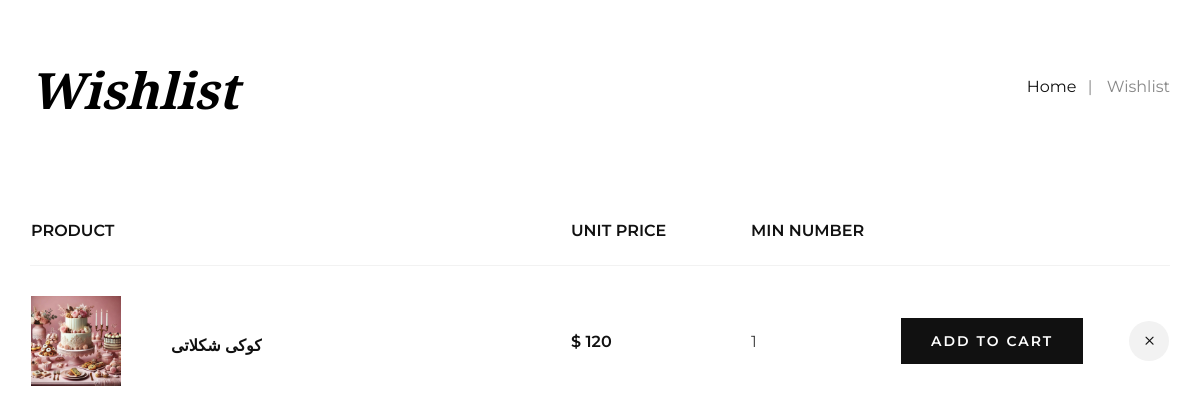
Before: /Favorite-List (signed in) with the older database file.
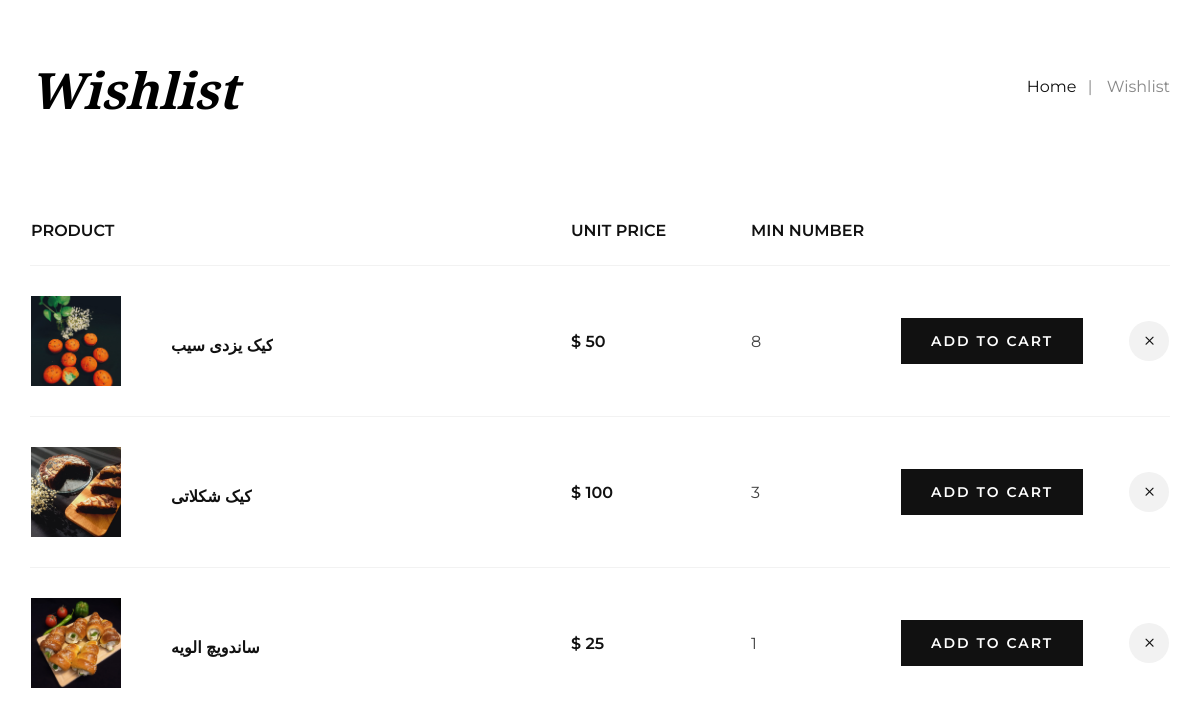
After: the same page with the newer database file.
### favorite_module/models.py (models this page shows, shortened)
class FavoriteDetail(models.Model):
    favorite = models.ForeignKey(Favorite, on_delete=models.CASCADE)
    product = models.ForeignKey(Product, on_delete=models.CASCADE)
    class Meta:
        verbose_name = 'favorite_detail'
        verbose_name_plural = 'favorite_details'

### product_module/models.py (models this page shows, shortened)
class Product(models.Model):
    category = models.ManyToManyField(productCategory, verbose_name='دیته بندی')
    title = models.CharField(max_length=100, verbose_name='عنوان محصول', db_index=True)
    url_title = models.CharField(max_length=100, verbose_name='عنوان در url', db_index=True)
    price = models.IntegerField(verbose_name='قیمت محصول')
    image = models.ImageField(upload_to='images/products', verbose_name='تصویر اصلی')
    short_description = models.TextField(verbose_name='توضحات کوتاه محصول')
    description = models.TextField(verbose_name='توضیحات محصول')
    is_active = models.BooleanField(default=False, verbose_name='فعال')
    slug = models.SlugField(default="", db_index=True, unique=True, null=False, blank=True, max_length=400,
                            allow_unicode=True, verbose_name='slug')
    is_deleted = models.BooleanField(default=False, verbose_name='حذف')
    number = models.IntegerField(verbose_name='حداقل مقدار خرید', default=1, blank=True, null=True)
    class Meta:
        verbose_name = 'product'
        verbose_name_plural = "product's"

### favorite_module/views.py (the view)
# urls.py: path('Favorite-List', views.Favorite_View.as_view(), name='favorite_list'),
class Favorite_View(View):
    def get(self, request):
        current_favorite, created = Favorite.objects.prefetch_related('favoritedetail_set').get_or_create(user=request.user)
        context = {
            'favorites': current_favorite
        }
        return render(request, 'favorite_module/favorite_list.html', context)

### favorite_module/templates/favorite_module/favorite_list.html (shortened to what this page needs)
{% extends 'shared/layout.html' %}
{% load custom_filters %}
{% block content %}
    <div id="ajax_rm_favorite_product">
    {% include 'favorite_partial/success_favorite_rm.html' %}
    </div>
{% endblock %}

### favorite_module/templates/favorite_partial/success_favorite_rm.html (shortened to what this page needs)
    <div class="breadcrumb-option">
        <div class="container">
            <div class="row">
                <div class="col-lg-6 col-md-6 col-sm-6">
                    <div class="breadcrumb__text">
                        <h2>Wishlist</h2>
                    </div>
                </div>
                <div class="col-lg-6 col-md-6 col-sm-6">
                    <div class="breadcrumb__links">
                        <a href="{% url 'home' %}">Home</a>
                        <span>Wishlist</span>
                    </div>
                </div>
            </div>
        </div>
    </div>
    <section class="wishlist spad">
        <div class="container">
            <div class="row">
                <div class="col-lg-12">
                    <div class="wishlist__cart__table">
                        <table>
                            <thead>
                            <tr>
                                <th>Product</th>
                                <th>Unit Price</th>
                                <th>Min Number</th>
                                <th></th>
                                <th></th>
                            </tr>
                            </thead>
                            <tbody>
                            {% for favorite in favorites.favoritedetail_set.all %}
                                <tr>
                                    <td class="product__cart__item">
                                        <div class="product__cart__item__pic">
                                            <div>
                                                <img class="cart-image-size" src="{{ favorite.product.image.url }}"
                                                     alt="">
                                            </div>
                                            <div class="product__cart__item__text">
                                                <h6>{{ favorite.product.title }}</h6>
                                            </div>
                                        </div>
                                    </td>
                                    <td class="cart__price">$ {{ favorite.product.price }}</td>
                                    <td class="cart__stock">{{ favorite.product.number }}</td>
                                    <td class="cart__btn"><a href="#"
                                         onclick="addProductToCartFavorite(event, {{ favorite.product.id }})"
                                         class="primary-btn">Add to cart</a></td>
                                    <td class="cart__close" onclick="removeProductFavorite({{ favorite.id }})"><span class="icon_close"></span></td>
                                </tr>
                            {% endfor %}
                            </tbody>
                        </table>
                    </div>
                </div>
            </div>
        </div>
    </section>

Changed rows visible on the page:
no longer on this page (row unchanged): FavoriteDetail: product.image (picture), product "کوکی شکلاتی", product.price "120", product.number "1"
added FavoriteDetail: product.image (picture), product "کیک یزدی سیب", product.price "50", product.number "8"
added FavoriteDetail: product.image (picture), product "کیک شکلاتی", product.price "100", product.number "3"
added FavoriteDetail: product.image (picture), product "ساندویچ الویه", product.price "25", product.number "1"
